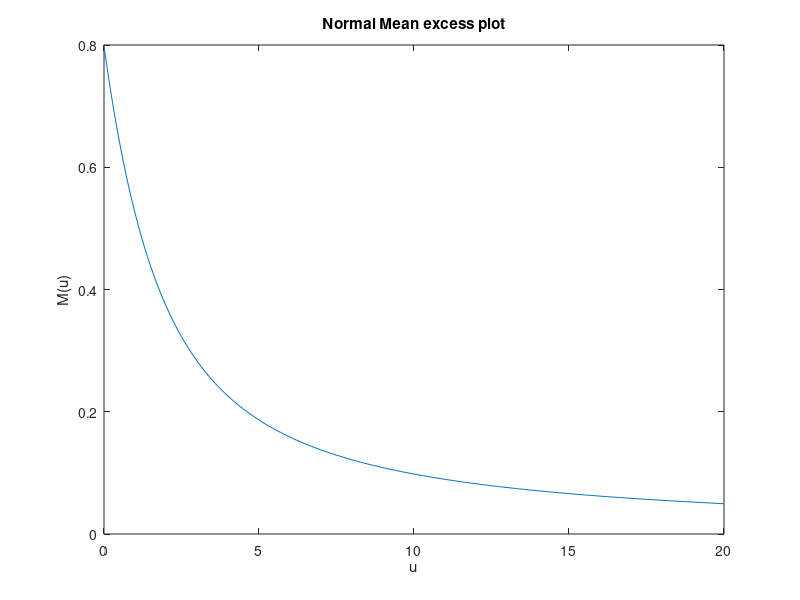
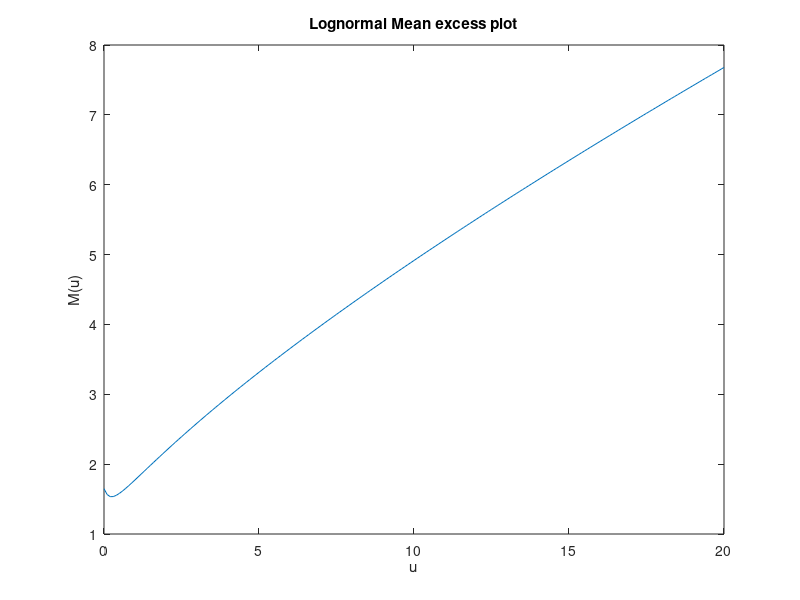
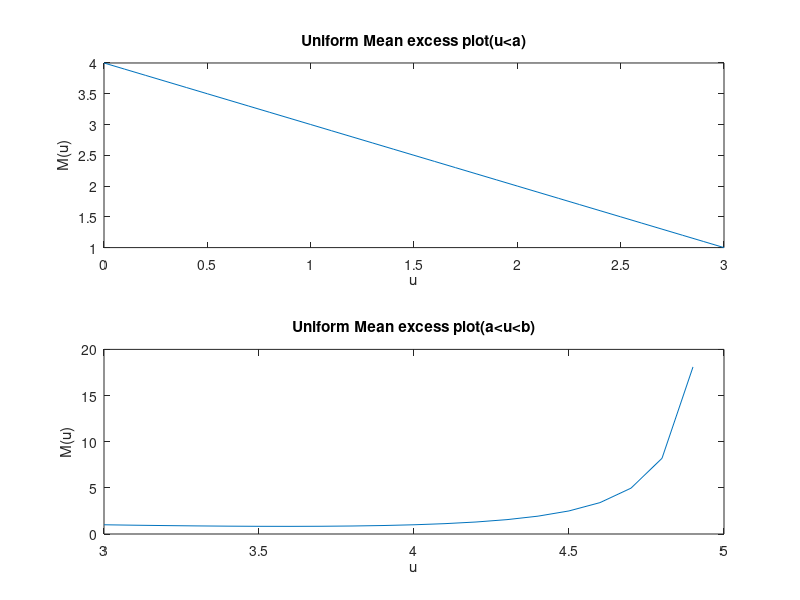
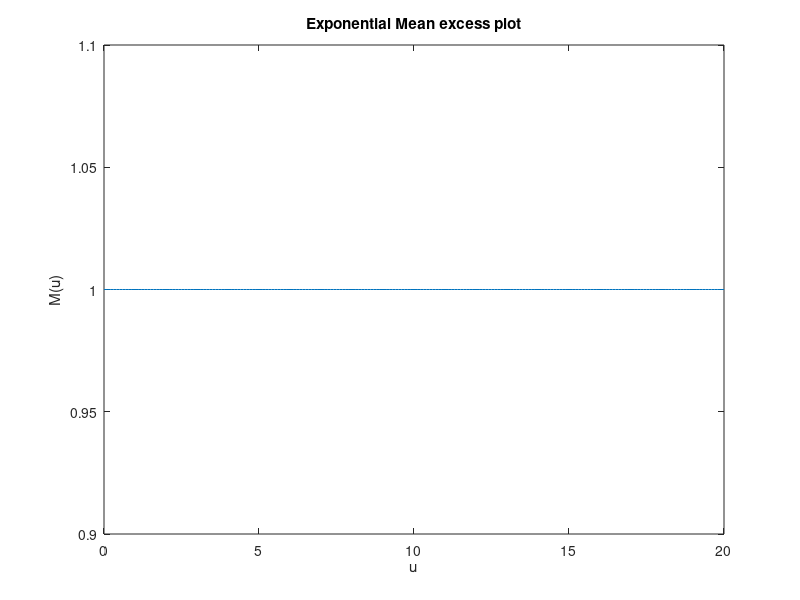

MATLAB code to generate these figures, in order:
%Mean Excess plots
clc
clear all
close all
u=0:0.1:20;
%% Normal
fun = @(x)qfunc(x);
ME_normal=[];
for i=1:length(u)
    ME_normal_num = integral(fun,u(i),Inf);
    ME_normal_den=qfunc(u(i));
    ME_normal(i)=ME_normal_num/ME_normal_den;
end
plot(u,ME_normal)
title("Normal Mean excess plot")
xlabel("u")
ylabel("M(u)")

%% Log-normal
fun = @(x)qfunc(log(x));
ME_lognormal=(exp(1/2)*(qfunc(log(u)-1)))./(qfunc(log(u)))-u;
figure
plot(u,ME_lognormal)
title("Lognormal Mean excess plot")
xlabel("u")
ylabel("M(u)")

%% Uniform
a=3;
b=5;
u_uniform1=0:0.1:a;
u_uniform2=a:0.1:b;
ME_uniform1=0.5*(a+b)-u_uniform1; %for u<a
ME_uniform2=a-u_uniform2-((a-b).^2)./(2*(u_uniform2-b)); %for a<u<b
figure
subplot(2,1,1)
plot(u_uniform1,ME_uniform1)
title("Uniform Mean excess plot(u<a)")
xlabel("u")
ylabel("M(u)")
subplot(2,1,2)
plot(u_uniform2,ME_uniform2)
title("Uniform Mean excess plot(a<u<b)")
xlabel("u")
ylabel("M(u)")
%% Exponential
lambda=1;
figure
ME_exponential=ones(1,length(u)).*1/lambda;
plot(u,ME_exponential)
title("Exponential Mean excess plot")
xlabel("u")
ylabel("M(u)")
%% Pareto
xm=4;%mode
alpha=2;
fun = @(x)(xm./x).^alpha;
ME_pareto=[];
for i=1:length(u)
    ME_pareto_num = integral(fun,u(i),Inf);
    ME_pareto_den=(xm./u(i)).^alpha;
    ME_pareto(i)=ME_pareto_num./ME_pareto_den;
end
figure
plot(u,ME_pareto)
title("Pareto Mean excess plot")
xlabel("u")
ylabel("M(u)")

%% Weibul
tau1=2;
tau2=0.2;
beta=2;
ME_weibul1=(u.^(1-tau1))./(beta*tau1);
ME_weibul2=(u.^(1-tau2))./(beta*tau2);
figure
subplot(2,1,1)
plot(u,ME_weibul1)
title("Weibul Mean excess plot(tau<1)")
xlabel("u")
ylabel("M(u)")
subplot(2,1,2)
plot(u,ME_weibul2)
title("Weibul Mean excess plot(tau>1)")
xlabel("u")
ylabel("M(u)")

%% All Mean excess function
close all
plot(u,ME_normal,u,ME_lognormal,u,ME_exponential,u,ME_pareto,u,ME_weibul1,u,ME_weibul2,u_uniform1,ME_uniform1,'LineWidth',3)
legend("Normal","Lognormal","Exponential","Pareto","Weibul(tau>1)","Weibul(tau<1)","Uniform(u<a)")